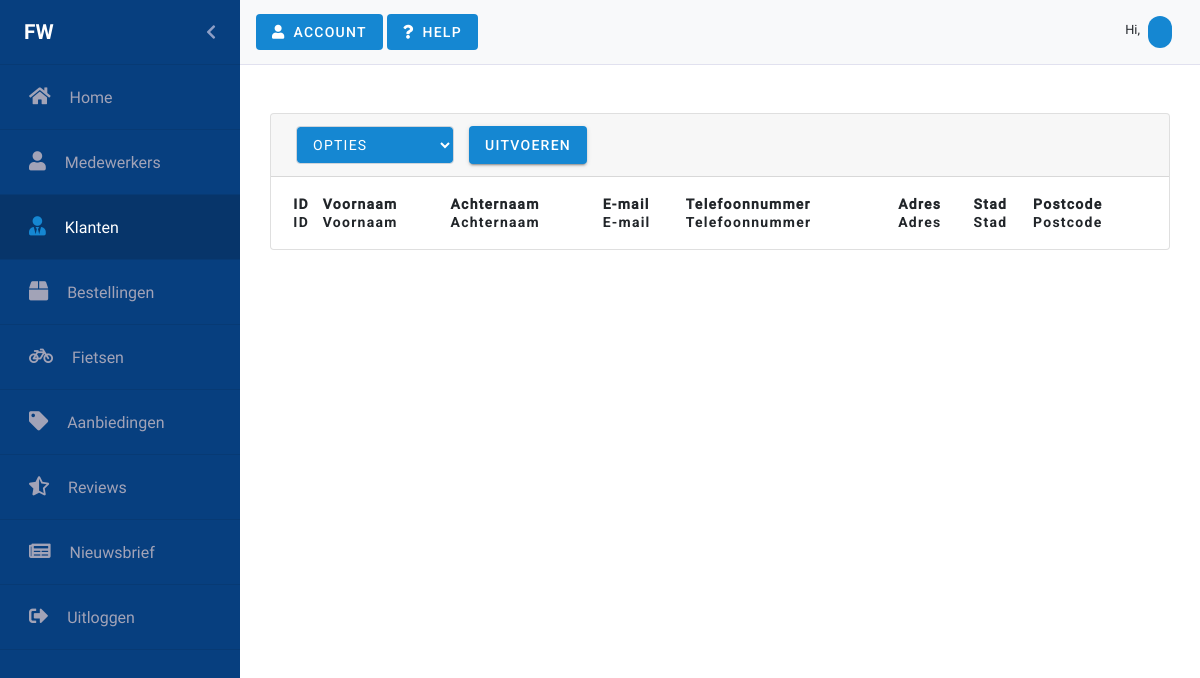
Before: /Klanten.php with the older database file.
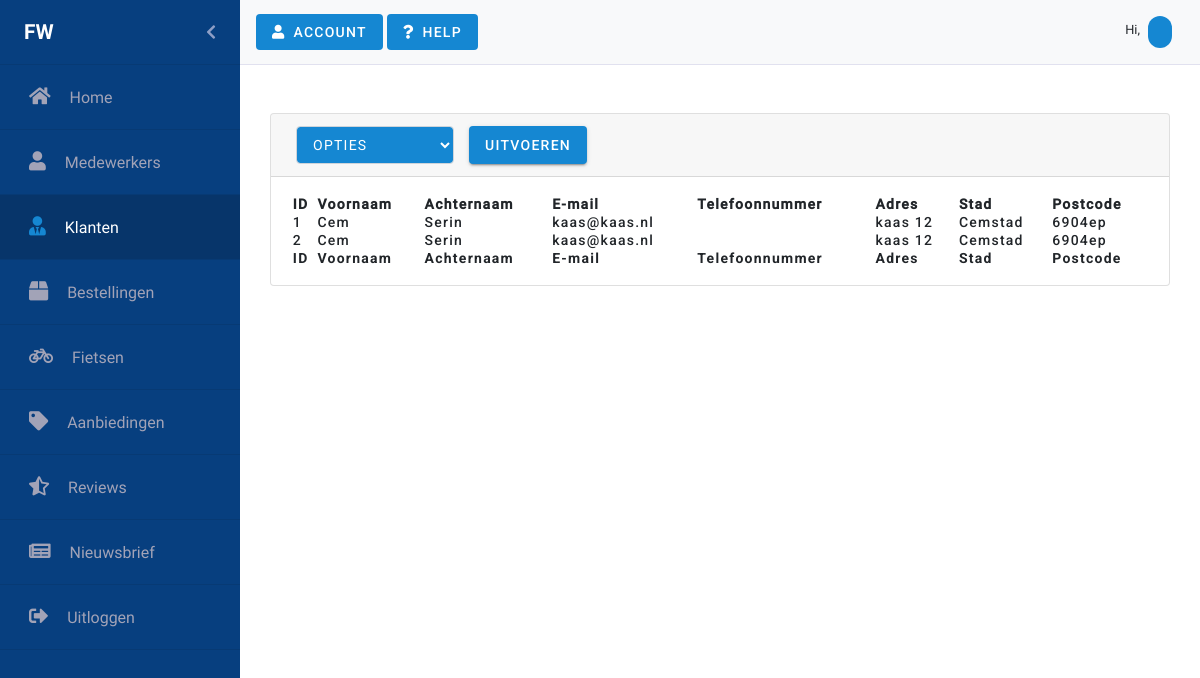
After: the same page with the newer database file.
### tables this page shows
CREATE TABLE `customers` (
  `id` int(11) NOT NULL,
  `username` varchar(50) NOT NULL,
  `first_name` varchar(30) NOT NULL,
  `last_name` varchar(30) NOT NULL,
  `adress` varchar(60) NOT NULL,
  `house_number` varchar(4) NOT NULL,
  `city` varchar(45) NOT NULL,
  `zip_code` varchar(6) NOT NULL,
  `email` varchar(60) NOT NULL,
  `email_verified` tinyint(1) NOT NULL,
  `phone` varchar(11) NOT NULL,
  `password` varchar(255) NOT NULL,
  `register_date` datetime NOT NULL DEFAULT CURRENT_TIMESTAMP,
  `remember_me` varchar(80) NOT NULL,
  `last_login` datetime NOT NULL
);

### Klanten.php (the view, shortened to what this page needs)
<?php
require_once("Controllers/dbconnect.php");
$records = $con->query("SELECT * FROM customers");
?>
<html lang="en">
<head>
    <link rel="stylesheet" href="https://stackpath.bootstrapcdn.com/bootstrap/4.3.1/css/bootstrap.min.css"
>
    <link rel="stylesheet" href="https://use.fontawesome.com/releases/v5.8.2/css/all.css"
          type='text/css' media='all'>
    <link href="css/Material/material-components-web.min.css" rel="stylesheet">
    <link rel="stylesheet" href="scss/backend.css">
    <link rel="stylesheet" type="text/css" href="css/Datatable/select.dataTables.min.css">
    <link rel="stylesheet" type="text/css" href="css/Datatable/datatables.min.css"/>
    <link rel="stylesheet" type="text/css" href="css/Animate/animate.css">
</head>
<body>
<div id="wrapper" class="toggled">
    <div id="sidebar-wrapper" class="sidebarAnimation">
        <ul class="sidebarUl">
            <div class="sidebarProfilePicture pl-4 pr-4" id="sidebarProfilePicture">
                <span class="logo sidebarUsername">FW</span>
                <a href="#menu-toggle" id="menu-toggle" class="aSidebarChevron float-right">
                    <i class="fas fa-chevron-left" id="chevron"></i>
                </a>
            </div>
            <li class="sidebarLi">
                <a class="accordion-toggle collapsed toggle-switch" href="index.php">
                    <div class="sidebarData">
                        <span class="sidebar-icon"><i class="fas fa-home iconwidth"></i></span>
                        <span class="pr-15"></span>
                        <span class="sidebar-title">Home</span>
                    </div>
                </a>
            </li>
            <li class="sidebarLi">
                <a class="accordion-toggle collapsed toggle-switch" href="medewerkers.php">
                    <div class="sidebarData">
                        <span class="sidebar-icon"><i class="fas fa-user iconwidth"></i></span>
                        <span class="pr-15"></span>
                        <span class="sidebar-title">Medewerkers</span>
                    </div>
                </a>
            </li>
            <li class="sidebarLi active">
                <a class="accordion-toggle collapsed toggle-switch" href="#">
                    <div class="sidebarData">
                        <span class="sidebar-icon"><i class="fas fa-user-tie iconwidth"></i></span>
                        <span class="pr-15"></span>
                        <span class="sidebar-title">Klanten</span>
                    </div>
                </a>
            </li>
            <li class="sidebarLi" id="bestellingen" data-toggle="collapse" href="#submenu-2">
                <a class="accordion-toggle collapsed toggle-switch" data-toggle="collapse" href="#submenu-2">
                    <div class="sidebarData">
                        <span class="sidebar-icon"><i class="fa fa-box iconwidth"></i></span>
                        <span class="pr-15"></span>
                        <span class="sidebar-title">Bestellingen</span>
                    </div>
                </a>
            </li>
            <li class="sidebarLi">
                <a class="accordion-toggle collapsed toggle-switch" href="fietsen.php">
                    <div class="sidebarData">
                        <span class="sidebar-icon"><i class="fa fa-bicycle iconwidth"></i></span>
                        <span class="pr-15"></span>
                        <span class="sidebar-title">Fietsen</span>
                    </div>
                </a>
            </li>
            <li class="sidebarLi">
                <a class="accordion-toggle collapsed toggle-switch" href="aanbiedingen.php">
                    <div class="sidebarData">
                        <span class="sidebar-icon"><i class="fas fa-tag iconwidth"></i></span>
                        <span class="pr-15"></span>
                        <span class="sidebar-title">Aanbiedingen</span>
                    </div>
                </a>
            </li>
            <li class="sidebarLi">
                <a class="accordion-toggle collapsed toggle-switch" href="reviews.php">
                    <div class="sidebarData">
                        <span class="sidebar-icon"><i class="fas fa-star-half-alt iconwidth"></i></span>
                        <span class="pr-15"></span>
                        <span class="sidebar-title">Reviews</span>
                    </div>
                </a>
            </li>
            <li class="sidebarLi">
                <a class="accordion-toggle collapsed toggle-switch" href="nieuwsbrief.php">
                    <div class="sidebarData">
                        <span class="sidebar-icon"><i class="fas fa-newspaper iconwidth"></i></span>
                        <span class="pr-15"></span>
                        <span class="sidebar-title">Nieuwsbrief</span>
                    </div>
                </a>
            </li>
            <li class="sidebarLi">
                <a class="accordion-toggle collapsed toggle-switch" href="#">
                    <div class="sidebarData">
                        <span class="sidebar-icon"><i class="fas fa-sign-out-alt iconwidth"></i></span>
                        <span class="pr-15"></span>
                        <span class="sidebar-title">Uitloggen</span>
                    </div>
                </a>
            </li>
        </ul>
    </div>
    <nav class="navbar navbar-light bg-light mr-auto nav" id="nav">
        <div class="justify-content-end">
            <button class="foo-button mdc-button mdc-button--unelevated mdc-ripple-upgraded account">
                <i class="fas fa-user"></i>
                <span class="mdc-button__label">Account</span>
            </button>
            <button class="foo-button mdc-button mdc-button--unelevated mdc-ripple-upgraded help">
                <i class="fas fa-question"></i>
                <span class="mdc-button__label">Help</span>
            </button>
        </div>
        <div class="mdc-chip-set pl-2 pr-2">
            <div class="hiUser pr-1 pt-2">
                <span class="hiNav">Hi, </span>
            </div>
            <div class="mdc-chip" tabindex="0">
            </div>
        </div>
    </nav>
    <div class="row gebruikers">
        <div class="card text-black mb-5 mt-5">
            <div class="card-header" id="card-header">
                <div class="selectDatatable mdc-button__label">
                    <select class="form-control">
                        <option value="" disabled selected id="opties">Opties</option>
                    </select>
                </div>
                <button class="foo-button mdc-button mdc-button--raised mdc-ripple-upgraded uitvoeren" id="uitvoeren">
                    <span class="mdc-button__label">Uitvoeren</span>
                </button>
            </div>
            <div id="datatable-card" class="card-body-table">
                <table id="klanten" class="table-card" style="width:100%">
                    <thead>
                    <tr>
                        <th></th>
                        <th>ID</th>
                        <th>Voornaam</th>
                        <th>Achternaam</th>
                        <th>E-mail</th>
                        <th>Telefoonnummer</th>
                        <th>Adres</th>
                        <th>Stad</th>
                        <th>Postcode</th>
                    </tr>
                    </thead>
                    <tbody>
                    <?php
                    while ($row = mysqli_fetch_array($records)) {
                        ?>
                        <tr>
                            <td></td>
                            <td><?php echo $row['id'] ?></td>
                            <td><?php echo $row['first_name'] ?></td>
                            <td><?php echo $row['last_name'] ?></td>
                            <td><?php echo $row['email'] ?></td>
                            <td><?php echo $row['phone'] ?></td>
                            <td><?php echo $row['adress'] ?></td>
                            <td><?php echo $row['city'] ?></td>
                            <td><?php echo $row['zip_code'] ?></td>
                        </tr>
                        <?php
                    }
                    ?>
                    </tbody>
                    <tfoot>
                    <tr>
                        <th></th>
                        <th>ID</th>
                        <th>Voornaam</th>
                        <th>Achternaam</th>
                        <th>E-mail</th>
                        <th>Telefoonnummer</th>
                        <th>Adres</th>
                        <th>Stad</th>
                        <th>Postcode</th>
                    </tr>
                    </tfoot>
                </table>
            </div>
        </div>
    </div>
</body>
</html>

### scss/backend.css (style rules this page uses)
#sidebar-wrapper { background: #073f7f !important; float: left; overflow: hidden; min-height: 100vh; width: 240px; }
a { text-decoration: none !important; }
.sidebarUl { padding: 0px; overflow: hidden; height: 100% !important; display: inline; }
.sidebarLi { height: 65px; line-height: 65px; font-size: 1rem; border-bottom: 1px solid #073A74; }
.active { background: #073A74; }
.active .sidebarData { color: #fff; }
.active .sidebar-icon { color: #1587d2; }
.iconwidth { font-size: 1.2rem !important; }
.iconwidth::before { width: 24px !important; }
.sidebarData { color: #a2a3b7; position: relative; left: 29px; }
.active { background: #07356A !important; color: #fff; }
.sidebarUsername { font-family: Roboto-Bold; margin: 0; }
.aSidebarChevron { color: #c3c5e2b8; }
i#chevron { line-height: 65px; }
.sidebarProfilePicture { height: 65px; line-height: 65px; font-size: 1rem; border-bottom: 1px solid #073A74; color: #fff; }
#wrapper { padding-left: 0; -webkit-transition: all 0.5s ease; -moz-transition: all 0.5s ease; -o-transition: all 0.5s ease; transition: all 0.5s ease; }
.sidebarAnimation { -webkit-transition: all 0.4s ease; -moz-transition: all 0.4s ease; -o-transition: all 0.4s ease; transition: all 0.4s ease; }
.pr-15 { padding-right: 15px !important; }
.logo { font-family: Roboto-Bold; text-transform: uppercase; font-size: 1.3rem; }
.account { background-color: #1587d2 !important; }
.help { background-color: #1587d2 !important; }
.nav { height: 65px; border-bottom: 1px solid #e1e1ef; }
.hiNav { font-size: 0.8rem; }
.mdc-chip { background: #1587d2; color: #fff; }
.card-body-table { padding: 18px; }
.card.text-black.mb-5.mt-5 { margin-right: 30px; margin-left: 30px; width: 100%; }
thead { font-family: Roboto-Medium; }
.selectDatatable { float: left; margin-right: 20px; }
.gebruikers { margin: 0; }
select { height: 38px !important; margin-left: 5px; transition: border-color 0.15s ease-in-out, box-shadow 0.15s ease-in-out; background-color: #1587d2; color: #fff !important; font-family: Roboto, sans-serif; -moz-osx-font-smoothing: grayscale; -webkit-font-smoothing: antialiased; font-size: 0.875rem !important; line-height: inherit; font-weight: 500; letter-spacing: 0.0892857143em; text-decoration: none; text-transform: uppercase; padding: 0 8px 0 8px; display: inline-flex; position: relative; align-items: center; justify-content: center; box-sizing: border-box; min-width: 64px; border: none; outline: none; -webkit-user-select: none; -moz-user-select: none; -ms-user-select: none; user-select: none; overflow: hidden; vertical-align: middle; border-radius: 4px; }
.form-control { background-color: #1587d2 !important; }
.uitvoeren { height: 38px; background-color: #1587d2 !important; }
.table-card { letter-spacing: 0.0892857143em !important; font-weight: 500 !important; font-size: 0.875rem !important; font-family: Roboto, sans-serif !important; border: none !important; outline: none !important; }
body, html { font-family: Roboto-Regular; overflow-x: hidden; height: 100%; }
:root { --mdc-theme-primary: #073f7f; --mdc-theme-secondary: #018786; --mdc-theme-background: #fff; --mdc-theme-surface: #fff; --mdc-theme-error: #b00020; --mdc-theme-on-primary: #fff; --mdc-theme-on-secondary: #fff; --mdc-theme-on-surface: #000; --mdc-theme-on-error: #fff; --mdc-theme-text-primary-on-background: rgba(0, 0, 0, 0.87); --mdc-theme-text-secondary-on-background: rgba(0, 0, 0, 0.54); --mdc-theme-text-hint-on-background: rgba(0, 0, 0, 0.38); --mdc-theme-text-disabled-on-background: rgba(0, 0, 0, 0.38); --mdc-theme-text-icon-on-background: rgba(0, 0, 0, 0.38); --mdc-theme-text-primary-on-light: rgba(0, 0, 0, 0.87); --mdc-theme-text-secondary-on-light: rgba(0, 0, 0, 0.54); --mdc-theme-text-hint-on-light: rgba(0, 0, 0, 0.38); --mdc-theme-text-disabled-on-light: rgba(0, 0, 0, 0.38); --mdc-theme-text-icon-on-light: rgba(0, 0, 0, 0.38); --mdc-theme-text-primary-on-dark: white; --mdc-theme-text-secondary-on-dark: rgba(255, 255, 255, 0.7); --mdc-theme-text-hint-on-dark: rgba(255, 255, 255, 0.5); --mdc-theme-text-disabled-on-dark: rgba(255, 255, 255, 0.5); --mdc-theme-text-icon-on-dark: rgba(255, 255, 255, 0.5); }
#wrapper { height: 100% !important; }

Changed rows visible on the page:
added customers: id "1", first_name "Cem", last_name "Serin", email "kaas@kaas.nl", adress "kaas 12", city "Cemstad", zip_code "6904ep"
added customers: id "2", first_name "Cem", last_name "Serin", email "kaas@kaas.nl", adress "kaas 12", city "Cemstad", zip_code "6904ep"
